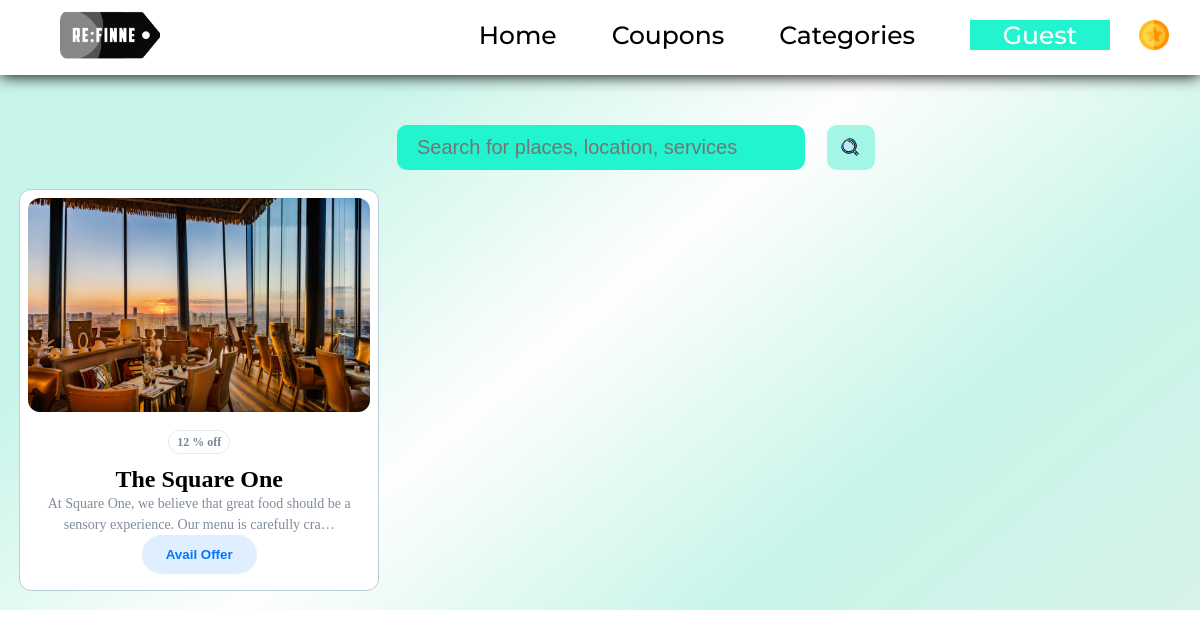
Page /cafe on the earlier database version.
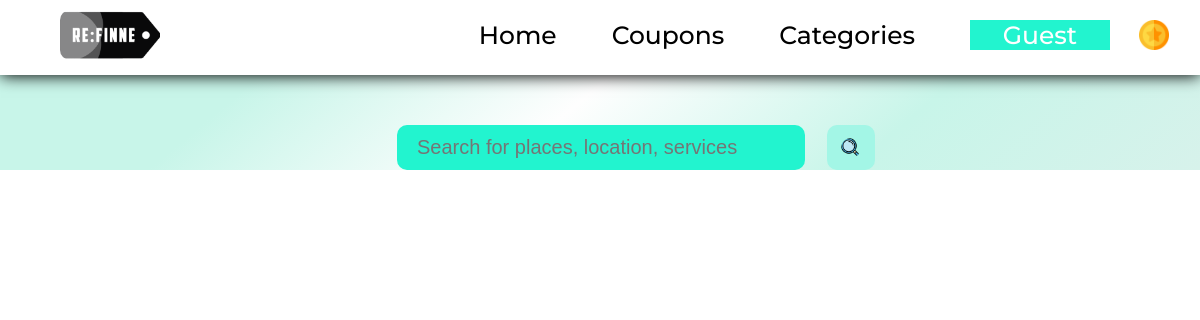
Same page on the later database version.
### coupons/models.py (models this page shows, shortened)
class Coupons(models.Model):
    sno = models.AutoField(primary_key=True)
    name = models.CharField(max_length=255)
    offer = models.IntegerField(default=10)
    code = models.TextField(unique=True)
    conditions = models.TextField(default=000000)
    coins = models.IntegerField(default=10)
    content = models.TextField()
    slug = models.CharField(max_length=130,unique=True)

### home/views.py (the view)
# urls.py: path('cafe', views.cafesearch, name='cafesearch'),
def cafesearch(request):
    query="one"
    allCouponsName = Coupons.objects.filter(name__icontains=query)
    allCouponsContent = Coupons.objects.filter(content__icontains=query)
    allCoupons = allCouponsName.union(allCouponsContent)
    username = request.user.username
    userCoins = Coins.objects.filter(username = username)
    params = {'allCoupons': allCoupons, 'query' : query,'userCoins':userCoins}
    return render(request, 'categories/cafe.html',params)

### templates/categories/cafe.html (shortened to what this page needs)
{% extends 'c_base.html' %}
{% load static %}
{% block search_style %}display: flex;align-items: center;justify-content: center;{% endblock search_style %}
{% block body %}
   <div id="container">
   {% for cou in allCoupons %}
   <div class="card">
     <img src="{% static 'csmumb.jpg' %}" alt="Lago di Braies">
     <div class="card__details">
       <span class="tag">{{cou.offer}} % off</span>
       <div class="name">{{cou.name}}</div>
       <p>{{cou.content | truncatechars:100 }}</p>
       <a href="/coupons/{{cou.slug}}" role="button" class="but1"><button class="but1">Avail Offer</button></a>
     </div>
   </div>
   {% endfor %}
  </div>
{% endblock body %}

Differences in the rows shown:
removed Coupons: offer "12", name "The Square One", content "At Square One, we believe that great food should be a sensory experience. Our menu is carefully cra…"
